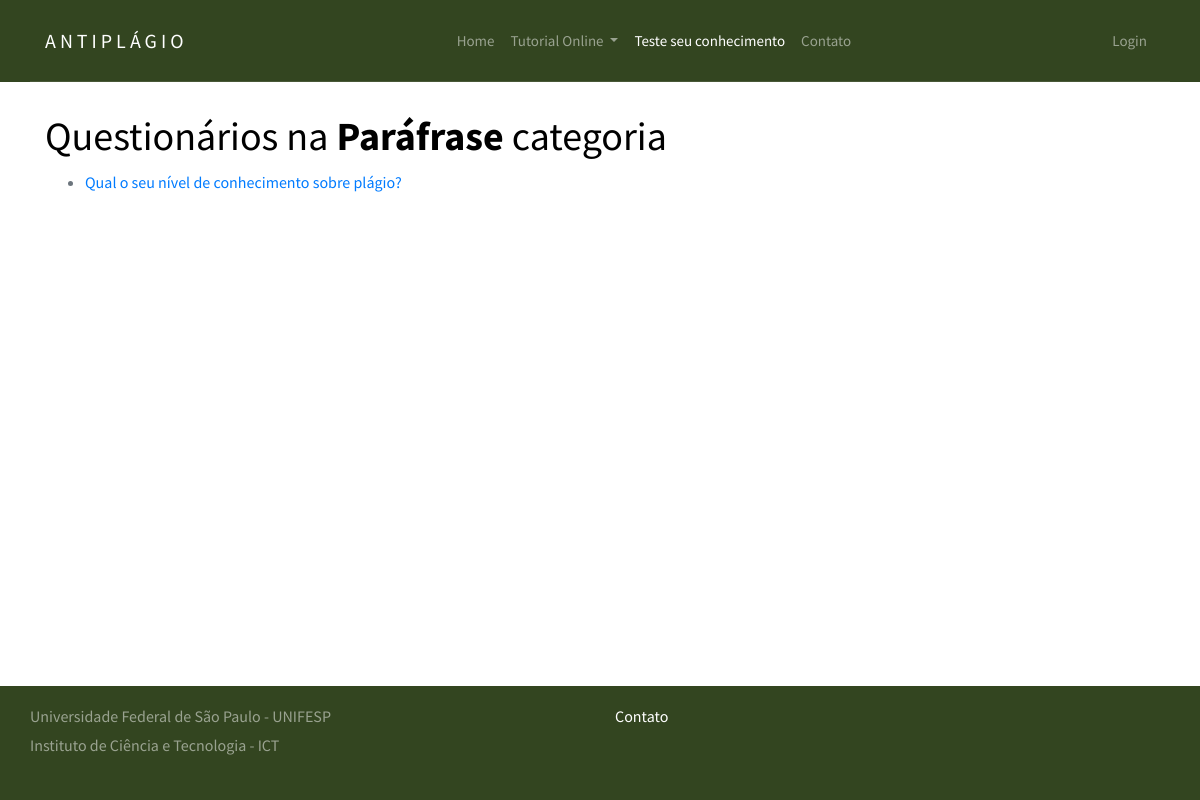
The app's page /quiz/category/Paráfrase/ with its own data.
### django_quiz/quiz/models.py (models this page shows, shortened)
@python_2_unicode_compatible
class Category(models.Model):
    category = models.CharField(
        verbose_name=_("Categoria"),
        max_length=250, blank=True,
        unique=True, null=True)
    objects = CategoryManager()
    class Meta:
        verbose_name = _("Categoria")
        verbose_name_plural = _("Categorias")

@python_2_unicode_compatible
class Quiz(models.Model):
    title = models.CharField(
        verbose_name=_("Título"),
        max_length=60, blank=False)
    description = models.TextField(
        verbose_name=_("Descrição"),
        blank=True, help_text=_("Descrição do questionário"))
    url = models.SlugField(
        max_length=60, blank=False,
        help_text=_("Uma URL amigável"),
        verbose_name=_("Uma URL amigável"))
    category = models.ForeignKey(
        Category, null=True, blank=True,
        verbose_name=_("Categoria"), on_delete=models.PROTECT)
    random_order = models.BooleanField(
        blank=False, default=False,
        verbose_name=_("Ordem aleatória"),
        help_text=_("Exibe as peguntas em"
                    "uma ordem aleatória ou como eles "
                    "estão setados?"))
    max_questions = models.PositiveIntegerField(
        blank=True, null=True, verbose_name=_("Questões Max"),
        help_text=_("Número de perguntas a serem respondidas em cada tentativa."))
    answers_at_end = models.BooleanField(
        blank=False, default=False,
        help_text=_("A resposta correta NÃO é mostrada após a pergunta ."
                    " Respostas exibidas no final."),
        verbose_name=_("Respostas no final"))
    exam_paper = models.BooleanField(
        blank=False, default=False,
        help_text=_("Se sim o resultado de cada"
                    " tentativa do usuário será"
                    " armazenado. Necessário marcação"),
        verbose_name=_("Resultado teste"))
    single_attempt = models.BooleanField(
        blank=False, default=False,
        help_text=_("Se sim, apenas uma tentativa por"
                    " usuário será permitida"
                    " Não usuários não poderam fazer este teste."),
        verbose_name=_("Tentativa única"))
    pass_mark = models.SmallIntegerField(
        blank=True, default=0,
        verbose_name=_("Marca de aprovação"),
        help_text=_("Porcentagem necessária para passar no teste."),
        validators=[MaxValueValidator(100)])
    success_text = models.TextField(
        blank=True, help_text=_("Exibido se o usuário for aprovado."),
        verbose_name=_("Texto de sucesso"))
    fail_text = models.TextField(
        verbose_name=_("Texto de falha"),
        blank=True, help_text=_("Exibido se o usuário falhar"))
    draft = models.BooleanField(
        blank=True, default=False,
        verbose_name=_("Draft"),
        help_text=_("Se sim o questionário não é exibido"
                    " na lista de perguntas e só pode ser"
                    " visualizada por usuários que podem editar"
                    " os testes."))
    class Meta:
        verbose_name = _("Quiz")
        verbose_name_plural = _("Quizzes")

### django_quiz/quiz/views.py (the view)
class ViewQuizListByCategory(ListView):
    model = Quiz
    template_name = 'view_quiz_category.html'
    def dispatch(self, request, *args, **kwargs):
        self.category = get_object_or_404(
            Category,
            category=self.kwargs['category_name']
        )
        return super(ViewQuizListByCategory, self).\
            dispatch(request, *args, **kwargs)
    def get_context_data(self, **kwargs):
        context = super(ViewQuizListByCategory, self)\
            .get_context_data(**kwargs)
        context['category'] = self.category
        return context
    def get_queryset(self):
        queryset = super(ViewQuizListByCategory, self).get_queryset()
        return queryset.filter(category=self.category, draft=False)

### django_quiz/build/lib/quiz/templates/view_quiz_category.html (shortened to what this page needs)
{% extends 'base.html' %}
{% load i18n %}
{% block content %}
<section class="site-section">
    <div class="container">
		<h1>{% trans "Questionários na" %} <strong>{{ category.category }} </strong>{% trans "categoria" %}</h1>
		{% with object_list as quizzes %}
			{% if quizzes %}
				<ul>
				{% for quiz in quizzes %}
					<li>
					<a href="{% url 'quiz_question' quiz_name=quiz.url %}">
						{{ quiz.title }}
					</a>
					</li>
				{% endfor %}
				</ul>
			{% else %}
				<p>{% trans "Não há questionários" %}</p>
			{% endif %}
		{% endwith %}
	</div>
</section>
{% endblock %}

### static/css/style.css (style rules this page uses)
body { background: #fff; font-family: "Source Sans Pro", arial, sans-serif; font-weight: 400; font-size: 16px; line-height: 1.8; color: #6c757d; position: relative; padding-bottom: 152px; min-height: 100vh; }
a { -webkit-transition: .3s all ease; -o-transition: .3s all ease; transition: .3s all ease; text-decoration: none; }
h1, h2, h3, h4, h5 { color: #000; font-family: "Source Sans Pro", arial, sans-serif; }
.site-section { padding: 7em 0; }

### records on screen
Category: category "Paráfrase"
Quiz: title "Qual o seu nível de conhecimento sobre plágio?"
